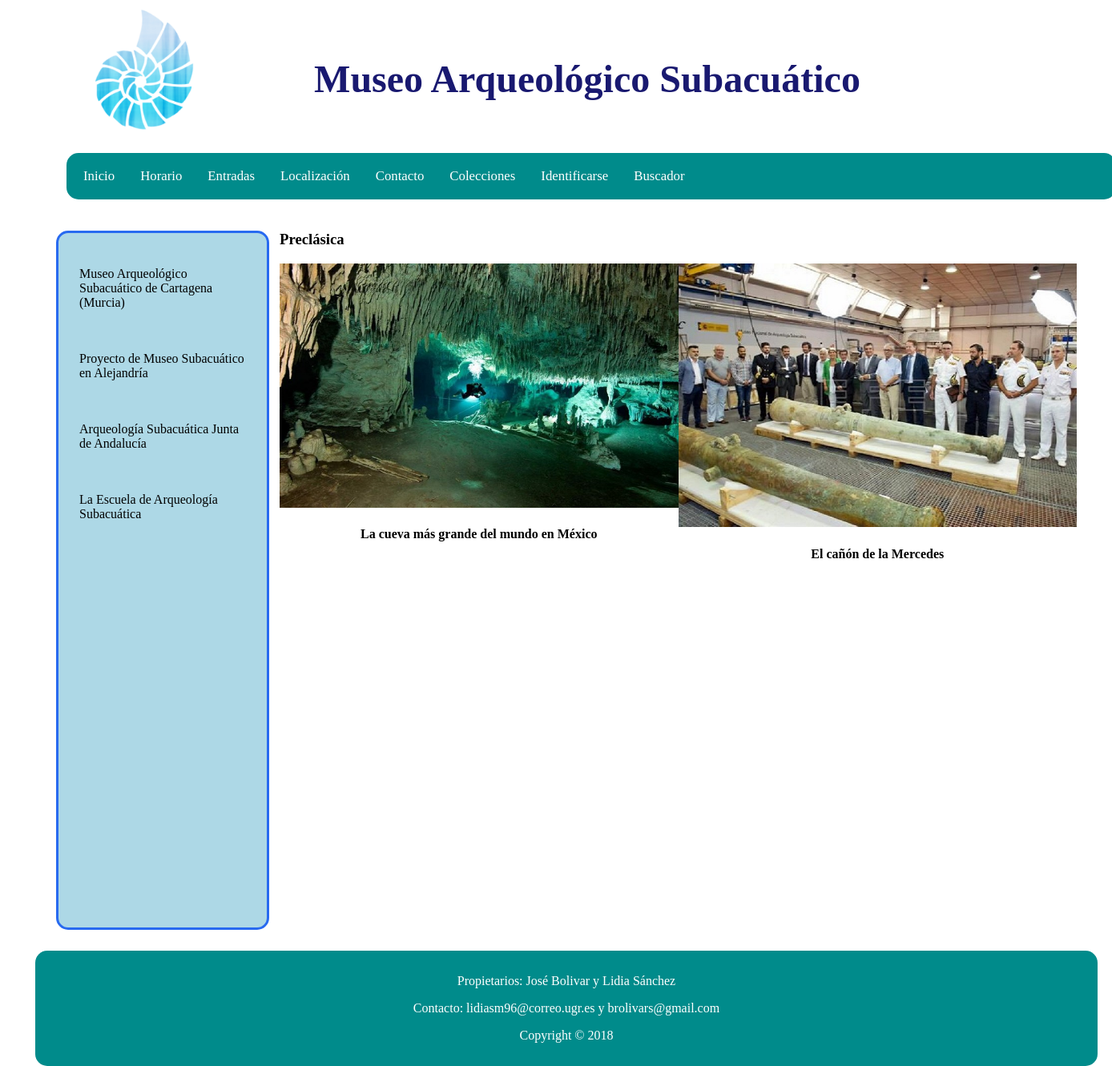
The app's page /PHP/index.php?coleccion=Preclásica with its own data.
### tables this page shows
CREATE TABLE `obras` (
  `ID` int(3) NOT NULL,
  `miniatura` text NOT NULL,
  `descripcion` text NOT NULL,
  `Titulo` text NOT NULL,
  `Imagen` text NOT NULL,
  `Fecha_Publicacion` timestamp NULL DEFAULT NULL ON UPDATE CURRENT_TIMESTAMP,
  `Fecha_Modificacion` timestamp NOT NULL DEFAULT '0000-00-00 00:00:00'
);

### PHP/index.php (called while the page is built, shortened)
<?php
    require_once("bd/ConexionBD.php");
    require("controladores/controlador_Colecciones.php");
?>

### PHP/bd/ConexionBD.php (called while the page is built, shortened)
<?php
    class ConexionBD {
        public static function abrirConexion() {
    	    $conexion = new mysqli('localhost', 'sibw1718', 'sibw1718') or exit('No se pudo conectar con el servidor');
    	    mysqli_select_db($conexion,'p5_sibw_bd') or die ( "No se ha podido conectar a la base de datos" );
        	mysqli_set_charset($conexion, 'utf8');
        	return $conexion;
        }
    }
?>

### PHP/modelos/modelo_Obras.php (called while the page is built, shortened)
<?php
class ModeloObras{
	public $conexionBD;
    public function __construct() {
	    $this->conexionBD = ConexionBD::abrirConexion();
    }
    public function getColeccion($id_coleccion) {
        $seleccion = "SELECT obra_asociada FROM colecciones INNER JOIN
            obras ON colecciones.obra_asociada=obras.ID WHERE nombre_coleccion='$id_coleccion'";
        $resultado = mysqli_query ($this->conexionBD, $seleccion);
        $obrasColeccion = array();
        while ( $fila = mysqli_fetch_array ($resultado, MYSQLI_ASSOC) ) {
            $obrasColeccion[] = $fila['obra_asociada'];
        }
        $obrasColeccion_todo = array();
        $numFilas = mysqli_num_rows($resultado);
        $indice = 0;
        while ($indice < $numFilas) {
            $consulta2 = "SELECT * FROM obras WHERE ID='$obrasColeccion[$indice]' ";
            $resultado2 = mysqli_query ($this->conexionBD, $consulta2);
            while ( $fila2 = mysqli_fetch_array ($resultado2, MYSQLI_ASSOC) ) {
                $obrasColeccion_todo[] = $fila2;
            }
            $indice = $indice + 1;
        }
        return $obrasColeccion_todo;
    }
}
?>

### PHP/vistas/coleccion.php (the view)
<html>
	<?php include("cabeceraObra.php"); ?>
	<body>
	    <div id="pagina">
	    	<?php
	    		include("header.php");
            	include("sidebar.php");
			?>
			<h3 id="titulo_coleccion">
				<?php echo $nombreColeccionSeleccionada; ?>
			</h3>
			<div class="bloque_obras_colecciones">
				<?php
					for ($i=0; $i < count($coleccionSeleccionada); $i++){
						echo	"<div class='obras'> ";
						echo	"<a href='?obra=".$coleccionSeleccionada[$i]['ID']."'>" ;
						echo 	"<img src='../Imagenes/" .$coleccionSeleccionada[$i]['Imagen']. "'>";
						echo	"<div class='pie_foto'>" .$coleccionSeleccionada[$i]['Titulo']. "</div>";
						echo	"</a>";
						echo	"</div>";
					}
				?>
			</div>
			<?php include("footer.php");?>
		</div>
	</body>
</html>

### CSS/estilo-obras-portada.css (style rules this page uses)
body { font-size: 100%; padding: 0; margin: 0; }
#pagina { width: 1300px; height: auto; position: relative; margin:0 auto; }
img { width: 100%; height: auto; }
.obras img { width: 100%; height: auto; float: left; margin-bottom: 5%; }
.obras a { text-decoration: none; }
.pie_foto { text-align: center; color: black; font-weight: bold; font-size: 100%; margin-bottom: 10%; width: 100%; }
.bloque_obras_colecciones { display: flex; margin-bottom: 2%; min-width: 60%; }
#titulo_coleccion { margin-right: 150px; margin-left: 50px; }

### CSS/estilo-print.css (style rules this page uses)
body { font-size: 100%; margin-left: 50px; }
img { width: 100%; height: 20%; position: absolute; margin-top: -40%; }
.pie_foto { text-align: center; color: black; font-weight: bold; font-size: 100%; margin-bottom: 10%; margin-top: -10%; width: 100%; position: absolute; }
#titulo_coleccion { margin-right: 150px; margin-left: 50px; }

### records on screen
obras: Imagen (picture), Titulo "La cueva más grande del mundo en México"
obras: Imagen (picture), Titulo "El cañón de la Mercedes"

### other values on screen
$nombresMenus[$i] "Inicio"
$nombresMenus[$i] "Horario"
$nombresMenus[$i] "Entradas"
$nombresMenus[$i] "Localización"
$nombresMenus[$i] "Contacto"
$nombresMenus[$i] "Colecciones"
$nombresMenus[$i] "Identificarse"
$nombresMenus[$i] "Buscador"
$nombreColeccionSeleccionada "Preclásica"
